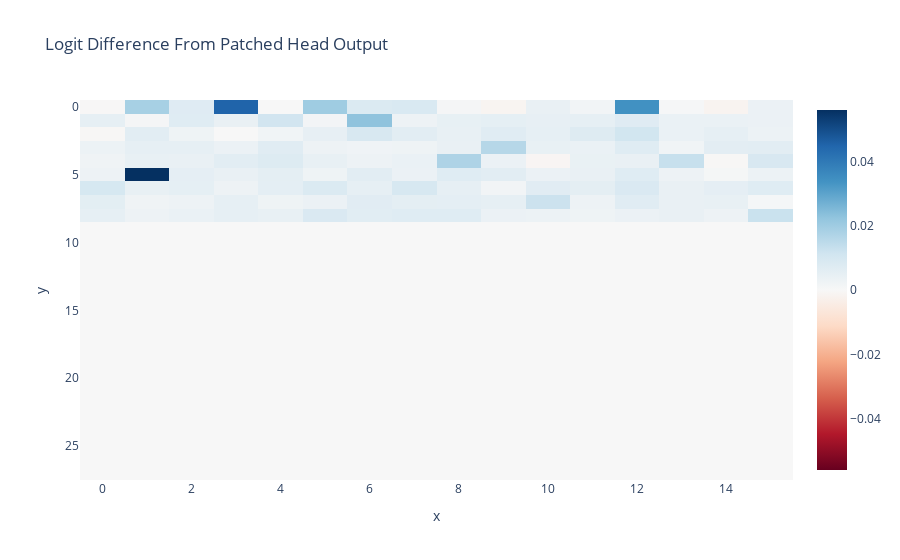

The cell this chart's notebook holds for it:
### Code cell
imshow(
    patched_head_z_diff,
    title="Logit Difference From Patched Head Output",
    labels={"x": "Head", "y": "Layer"},
)

### Figure 1 — Plotly figure (JSON) as saved in the notebook; plotly's stock layout.template omitted (floating-point values rounded to 4 significant figures; data arrays with more than 128 entries replaced by an {"elided": "..."} marker saying what was removed)
{"data": [{"coloraxis": "coloraxis", "hovertemplate": "Head: %{x}<br>Layer: %{y}<br>color: %{z}<extra></extra>", "name": "0", "type": "heatmap", "xaxis": "x", "yaxis": "y", "z": {"elided": "28x16 float values"}}], "layout": {"coloraxis": {"cmid": 0, "colorscale": [[0, "rgb(103,0,31)"], [0.1, "rgb(178,24,43)"], [0.2, "rgb(214,96,77)"], [0.3, "rgb(244,165,130)"], [0.4, "rgb(253,219,199)"], [0.5, "rgb(247,247,247)"], [0.6, "rgb(209,229,240)"], [0.7, "rgb(146,197,222)"], [0.8, "rgb(67,147,195)"], [0.9, "rgb(33,102,172)"], [1, "rgb(5,48,97)"]]}, "title": {"text": "Logit Difference From Patched Head Output"}, "xaxis": {"anchor": "y", "domain": [0, 1], "title": {"text": "x"}}, "yaxis": {"anchor": "x", "autorange": "reversed", "domain": [0, 1], "title": {"text": "y"}}}}
